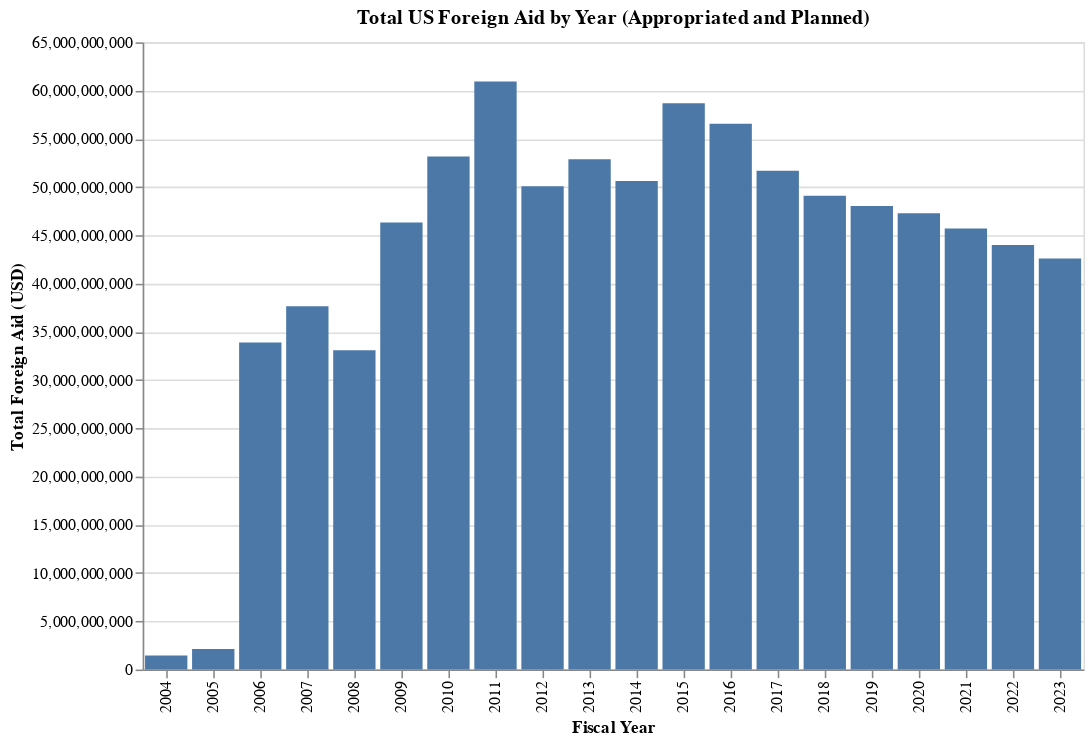

Notebook cell for this chart:
### Code cell
# Convert to numeric and filter
foreign_aid['constant_amount'] = pd.to_numeric(foreign_aid['constant_amount'], errors='coerce')
filtered = foreign_aid[foreign_aid['Transaction Type Name'] == 'Appropriated and Planned']

# Group by fiscal year
aid_by_year = filtered.groupby('Fiscal Year')['constant_amount'].sum().reset_index()
aid_by_year = aid_by_year.sort_values('Fiscal Year')

# Create Altair chart
chart = alt.Chart(aid_by_year).mark_bar().encode(
    x=alt.X('Fiscal Year:O', title='Fiscal Year'),
    y=alt.Y('constant_amount:Q', title='Total Foreign Aid (USD)'),
    tooltip=['Fiscal Year', 'constant_amount']
).properties(
    title='Total US Foreign Aid by Year (Appropriated and Planned)',
    width=600,
    height=400
)

chart

### Figure 1 — Vega-Lite specification as saved in the notebook (floating-point values rounded to 4 significant figures)
{"config": {"view": {"continuousWidth": 300, "continuousHeight": 300}}, "data": {"name": "data-ea6b3a62a5e846a89fe70486435708a1"}, "mark": {"type": "bar"}, "encoding": {"tooltip": [{"field": "Fiscal Year", "type": "quantitative"}, {"field": "constant_amount", "type": "quantitative"}], "x": {"field": "Fiscal Year", "title": "Fiscal Year", "type": "ordinal"}, "y": {"field": "constant_amount", "title": "Total Foreign Aid (USD)", "type": "quantitative"}}, "height": 400, "title": "Total US Foreign Aid by Year (Appropriated and Planned)", "width": 600, "$schema": "https://vega.github.io/schema/vega-lite/v5.20.1.json", "datasets": {"data-ea6b3a62a5e846a89fe70486435708a1": [{"Fiscal Year": 2004, "constant_amount": 1466102539}, {"Fiscal Year": 2005, "constant_amount": 2129828608}, {"Fiscal Year": 2006, "constant_amount": 33904178705}, {"Fiscal Year": 2007, "constant_amount": 37648660584}, {"Fiscal Year": 2008, "constant_amount": 33097095720}, {"Fiscal Year": 2009, "constant_amount": 46325997960}, {"Fiscal Year": 2010, "constant_amount": 53177813791}, {"Fiscal Year": 2011, "constant_amount": 60950239766}, {"Fiscal Year": 2012, "constant_amount": 50097111891}, {"Fiscal Year": 2013, "constant_amount": 52881726258}, {"Fiscal Year": 2014, "constant_amount": 50628274916}, {"Fiscal Year": 2015, "constant_amount": 58699030185}, {"Fiscal Year": 2016, "constant_amount": 56566654725}, {"Fiscal Year": 2017, "constant_amount": 51692587854}, {"Fiscal Year": 2018, "constant_amount": 49095840692}, {"Fiscal Year": 2019, "constant_amount": 48032239571}, {"Fiscal Year": 2020, "constant_amount": 47286930882}, {"Fiscal Year": 2021, "constant_amount": 45700734253}, {"Fiscal Year": 2022, "constant_amount": 43990720437}, {"Fiscal Year": 2023, "constant_amount": 42609265977}]}}
